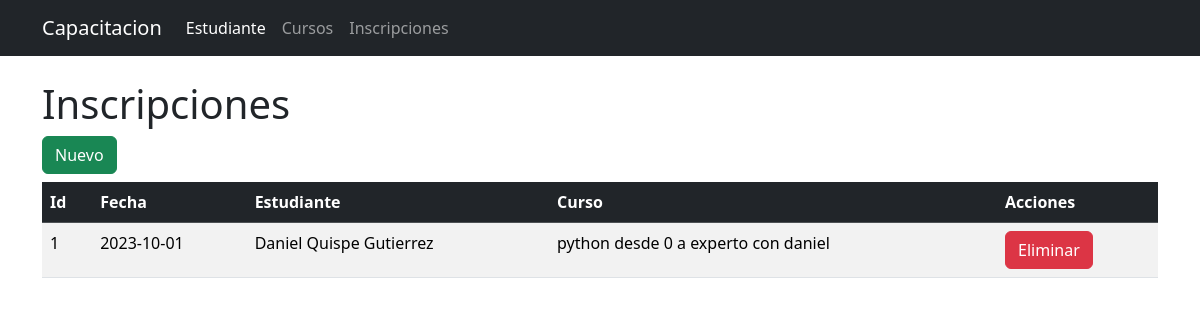
Before: /inscripciones with the older database file.
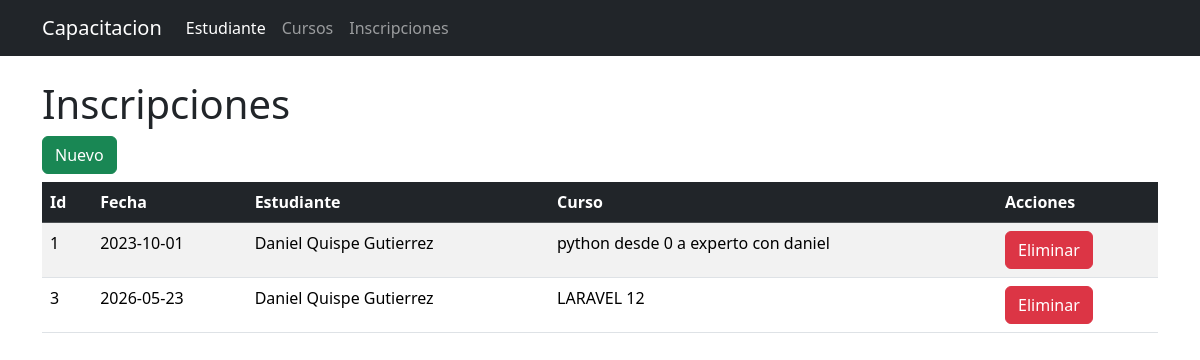
After: the same page with the newer database file.
### tables this page shows
CREATE TABLE inscripciones (
        id INTEGER PRIMARY KEY,
        fecha text not null,
        curso_id INTEGER not null,
        estudiante_id INTEGER not null,
        foreign key (curso_id) references cursos(id),
        foreign key (estudiante_id) references estudiantes(id)
    );

CREATE TABLE cursos (
        id INTEGER PRIMARY KEy,
        descripcion TEXT not null,
        horas INTEGER not null
        );

### app.py (the view)
@app.route("/inscripciones")
def inscripciones():
    conn = get_db_connection()
    inscripciones = conn.execute(
      """
      SELECT i.id,
          i.fecha,
          e.nombre || ' ' || e.apellidos as estudiante,
          c.descripcion as curso
      FROM inscripciones i
      JOIN estudiantes e ON i.estudiante_id = e.id
      JOIN cursos c ON i.curso_id = c.id
      """
      ).fetchall()
    conn.close()
    return render_template('inscripciones.html', inscripciones=inscripciones)

### app.py (called while the page is built)
def get_db_connection():
    conn = sqlite3.connect("bd_instituto.db")
    conn.row_factory = sqlite3.Row
    return conn

### templates/inScripciones.html
{% extends "base.html" %}
{% block content %}
<h1>Inscripciones</h1>
<a href="{{ url_for('nueva_inscripcion') }}" class="btn btn-success mb-2">Nuevo</a>
<table class="table table-striped table-hover">
    <thead class="table-dark">
        <tr>
            <th>Id</th>
            <th>Fecha</th>
            <th>Estudiante</th>
            <th>Curso</th>
            <th>Acciones</th>
        </tr>
    </thead>
    <tbody>
      {% for item in inscripciones %}
        <tr>
            <td>{{ item.id }}</td>
            <td>{{ item.fecha }}</td>
            <td>{{ item.estudiante }}</td>
            <td>{{ item.curso }}</td>
            <td>
              <a href="{{ url_for('eliminar_inscripcion', id=item.id) }}" class="btn btn-danger" onclick="return(confirm('Esta seguro ?'))">Eliminar</a>
            </td>
        </tr>
        {% endfor %}
    </tbody>
</table>
{% endblock %}

Changed rows visible on the page:
added inscripciones: id "3", fecha "2026-05-23", estudiante "Daniel Quispe Gutierrez", curso "LARAVEL 12"
